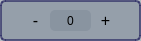
        <widget class="QWidget" name="widget_2" native="true">
         <property name="geometry">
          <rect>
           <x>670</x>
           <y>910</y>
           <width>141</width>
           <height>41</height>
          </rect>
         </property>
         <property name="styleSheet">
          <string notr="true">QWidget {
    background-color: rgba(127, 140, 153, 150); /* Màu xám xanh với độ trong suốt */
    border-radius: 5px;
    border: 2px solid rgba(46, 46, 100, 180); /* Viền xanh với độ trong suốt */
}

QPushButton {
    border: none;
    background: transparent;
    font-size: 16px;
    color: black;
    padding: 5px;
}
</string>
         </property>
         <widget class="QPushButton" name="pushButton_4">
          <property name="geometry">
           <rect>
            <x>10</x>
            <y>10</y>
            <width>51</width>
            <height>21</height>
           </rect>
          </property>
          <property name="text">
           <string>-</string>
          </property>
         </widget>
         <widget class="QPushButton" name="pushButton_5">
          <property name="geometry">
           <rect>
            <x>80</x>
            <y>10</y>
            <width>51</width>
            <height>20</height>
           </rect>
          </property>
          <property name="text">
           <string>+</string>
          </property>
         </widget>
         <widget class="QLabel" name="label_2">
          <property name="geometry">
           <rect>
            <x>50</x>
            <y>10</y>
            <width>41</width>
            <height>21</height>
           </rect>
          </property>
          <property name="styleSheet">
           <string notr="true">QWidget {
    background-color: rgba(127, 140, 153, 150); /* Màu xám xanh với độ trong suốt */
    border-radius: 5px;
    border: 2px solid rgba(46, 46, 100, 180); /* Viền xanh với độ trong suốt */border:none
}
</string>
          </property>
          <property name="text">
           <string>0</string>
          </property>
          <property name="alignment">
           <set>Qt::AlignCenter</set>
          </property>
         </widget>
        </widget>
